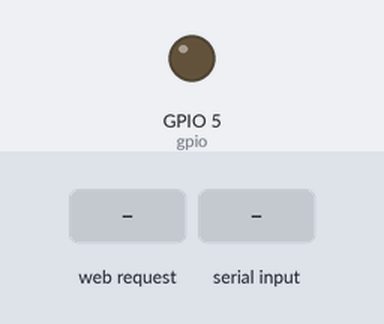
The sketch below on a simulated ESP8266 (NodeMCU). Shown: output pins drawn as LEDs (lit = HIGH). The test bench sets the inputs (shaded band). WiFi joins after 1.5 s; servers stay silent unless stated; what the sketch prints to the serial monitor is not drawn.

Above: at 2.7 s.
2.8 s: HTTP request GET /hand1/ received
At 4.0 s:
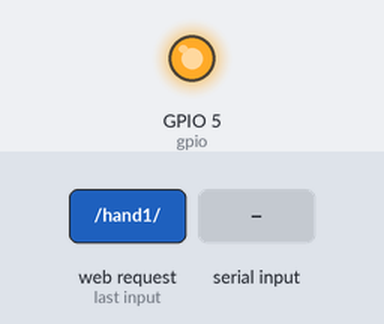
4.3 s: "/hand1/\n" received over Serial
6.8 s: "HTTP\n" received over Serial
9.3 s: "90,45,200\n" received over Serial
Timing chart, 0 to 12.3 s (numbered marks = the images above; inputs shaded):
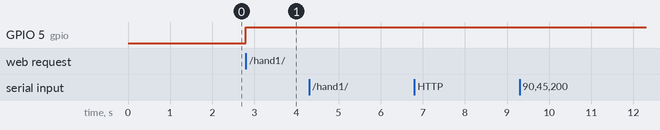

The sketch:

FeelingBlueESPServer.ino
```cpp
#include <SoftwareSerial.h>
#include <ESP8266WiFi.h>
/*
    This sketch demonstrates how to set up a simple HTTP-like server.
    The server will set a GPIO pin depending on the request
      http://server_ip/gpio/0 will set the GPIO2 low,
      http://server_ip/gpio/1 will set the GPIO2 high
    server_ip is the IP address of the ESP8266 module, will be
    printed to Serial when the module is connected.
*/

SoftwareSerial ss1(4, 16, false, 256);

const char* ssid = "";
const char* password = "";

int gpio = 5;

int val = 0;
int val2 = 0;
int val3 = 0;


// Create an instance of the server
// specify the port to listen on as an argument
WiFiServer server(80);

void setup() {
  Serial.begin(38400);
  ss1.begin(38400);
  delay(10);

  // prepare GPIO2
  pinMode(gpio, OUTPUT);
  digitalWrite(gpio, 0);

  // Connect to WiFi network
  Serial.println();
  Serial.println();
  Serial.print("Connecting to ");
  Serial.println(ssid);

  WiFi.mode(WIFI_STA);
  WiFi.begin(ssid, password);

  while (WiFi.status() != WL_CONNECTED) {
    delay(500);
    Serial.print(".");
  }
  Serial.println("");
  Serial.println("WiFi connected");

  // Start the server
  server.begin();
  Serial.println("Server started");

  // Print the IP address
  Serial.println(WiFi.localIP());
}

void loop() {

  if (Serial.available() ) {
    String inString = Serial.readString();
    Serial.println(inString);
    ss1.print(inString);
  }


  // Check if a client has connected
  WiFiClient client = server.available();
  if (!client) {
    return;
  }

  // Wait until the client sends some data
  Serial.println("new client");
  while (!client.available()) {
    delay(1);
  }

  // Read the first line of the request
  String req = client.readStringUntil('\r');
  Serial.println(req);
  client.flush();

  // Match the request
  /*  if (req.indexOf("/gpio/0") != -1)
      val = 0;
    else if (req.indexOf("/gpio/1") != -1)
      val = 1;
    else {
      Serial.println("invalid request");
      client.stop();
      return;
    }
  */
  if (req.indexOf("/hand1/") != -1) {
    Serial.print("Hand 1: ");
    int end = req.indexOf("HTTP") - 1;
    String s = req.substring(11, end);
    s = "1" + s;
    val = s.toInt();
    Serial.println(val);
    Serial.println(s);
    ss1.print(val);
  }

  if (req.indexOf("/hand2/") != -1) {
    Serial.print("Hand 2: ");
    int end2 = req.indexOf("HTTP") - 1;
    String s2 = req.substring(11, end2);
    s2 = "2" + s2;
    val2 = s2.toInt();
    Serial.println(val2);
    Serial.println(s2);
    ss1.print(val2);
  }

  if (req.indexOf("/hand3/") != -1) {
    Serial.print("Hand 3: ");
    int end3 = req.indexOf("HTTP") - 1;
    String s3 = req.substring(11, end3);
    s3 = "3" + s3;
    val3 = s3.toInt();
    Serial.println(val3);
    Serial.println(s3);
    ss1.print(val3);
  }


  // Set GPIO2 according to the request
  digitalWrite(gpio, val);

  client.flush();

  // Prepare the response
  client.println("HTTP/1.1 200 OK");
  client.println("Access-Control-Allow-Origin: *");
  client.println("Content-Type: text/html");
  client.println();
  client.println("<!DOCTYPE HTML>\r\n <html>\r\nGPIO is now CHANGED.</html>");
  //  client.println("Connection: close");

  /*
    s += (val) ? "high" : "low";
    s += "";

    // Send the response to the client
    client.println(s); */
  delay(5);
  Serial.println("Client disonnected");


  // The client will actually be disconnected
  // when the function returns and 'client' object is detroyed
}
```

Measured:
- after the input at 2.8 s, GPIO 5 (gpio): LOW → HIGH at once
- after the input at 4.3 s, every drawn part: stays the same
- after the input at 6.8 s, every drawn part: stays the same
- after the input at 9.3 s, every drawn part: stays the same
